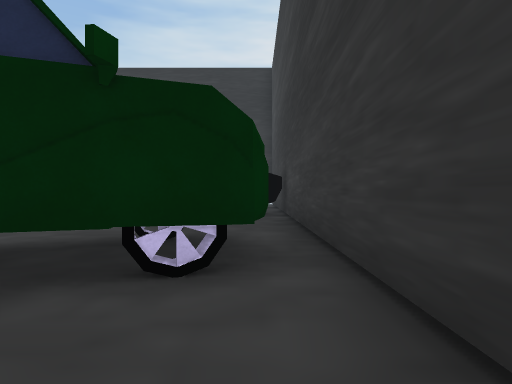
View 1 (above)

24 first-person views from a walk through a Unity game level. The camera is 1.3 m above the floor, looks level and sees 75° across. The floor is counted in squares, 2 m on a side. Each view is taken from the middle of a square. On the plan, view 1 faces up. The plan holds only what a view shows up to about 10 squares ahead; the rest is blank. The place goes on beyond the plan. Some surface patterns are stand-ins.

View 2
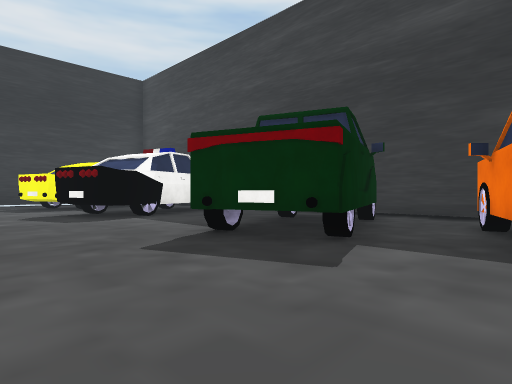

View 3
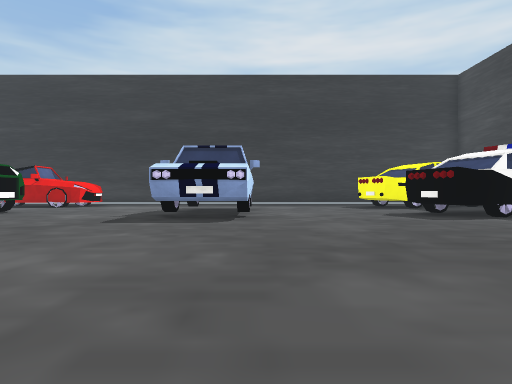

View 4
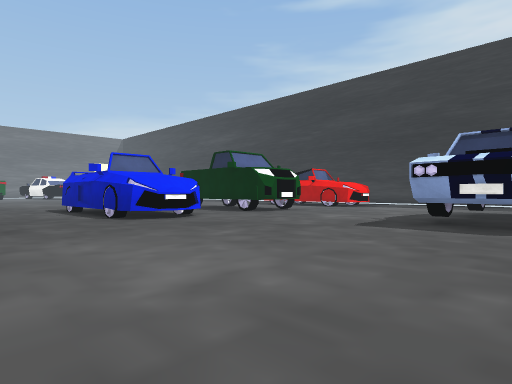

View 5
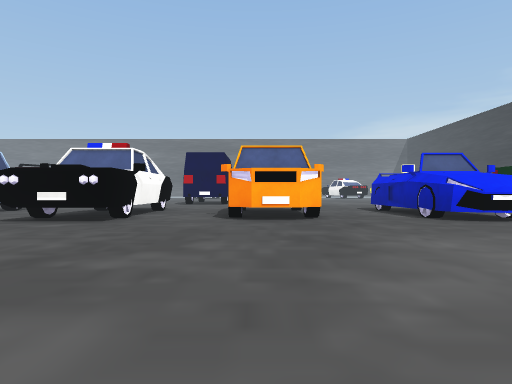

View 6
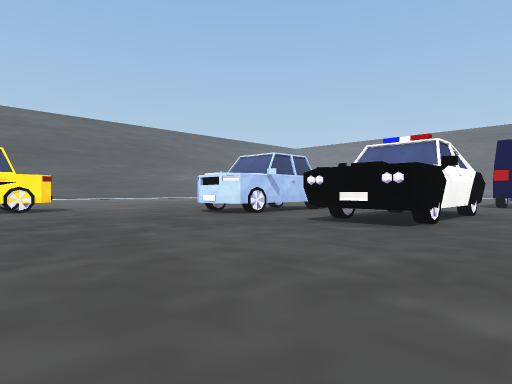

View 7
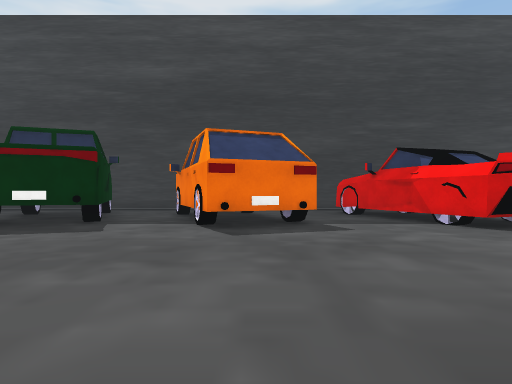

View 8
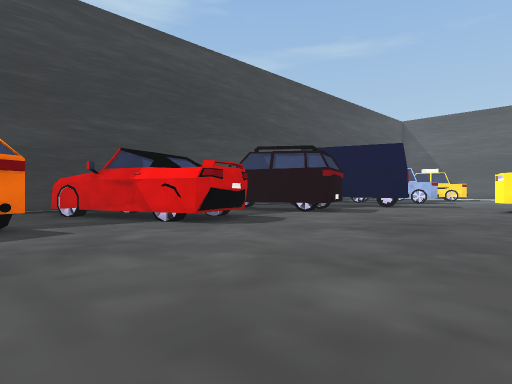

View 9
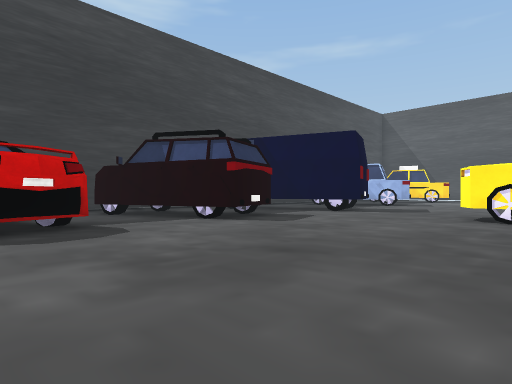

View 10
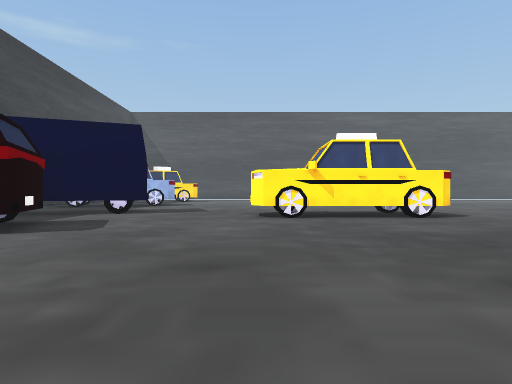

View 11
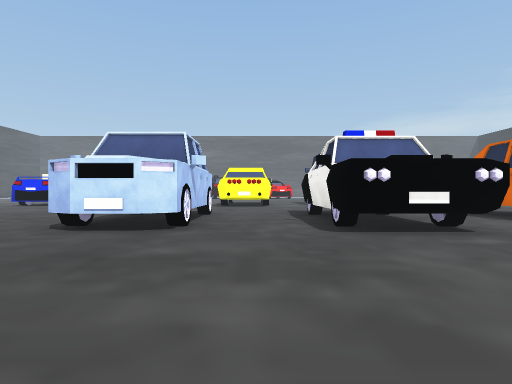

View 12
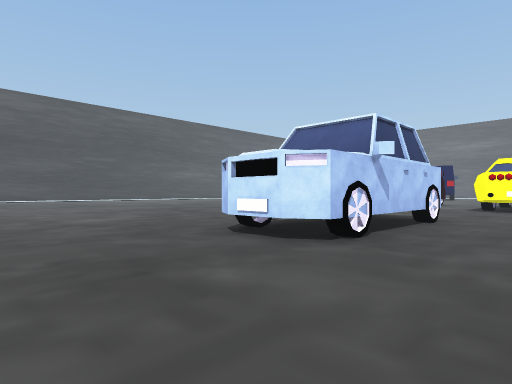

View 13
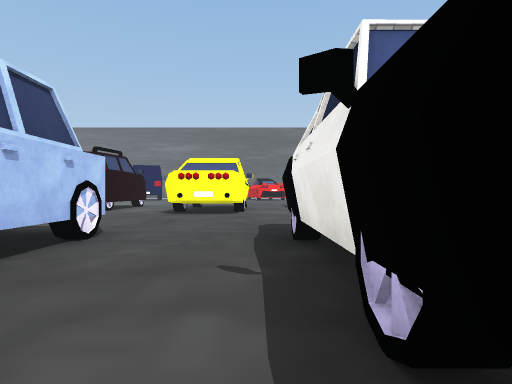

View 14
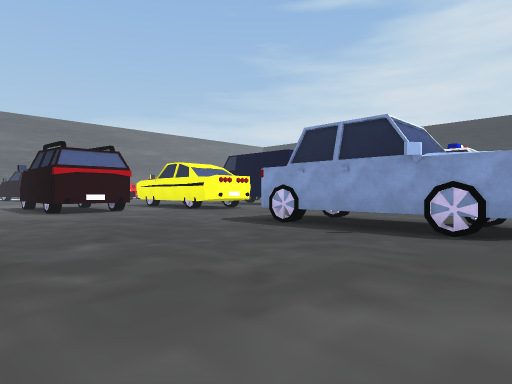

View 15
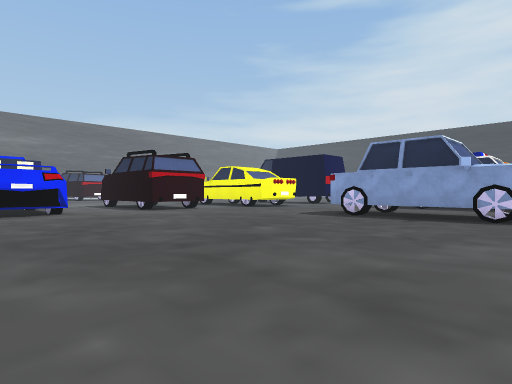

View 16
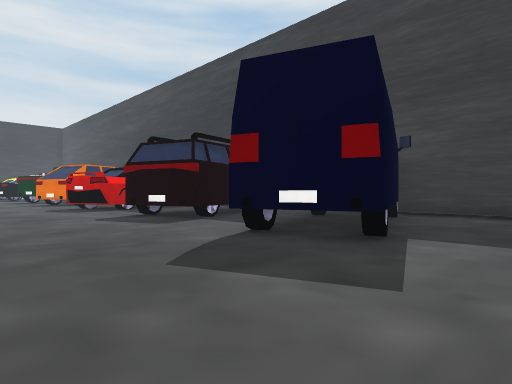

View 17
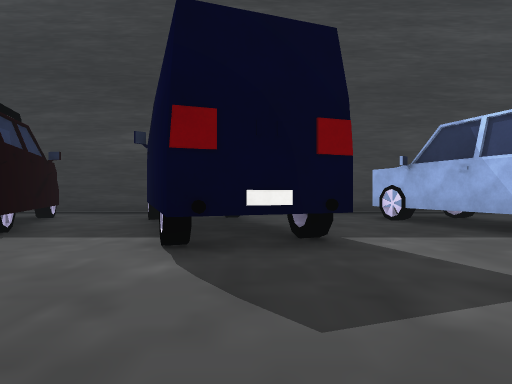

View 18
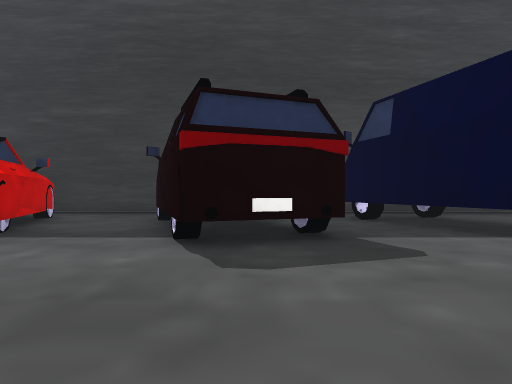

View 19
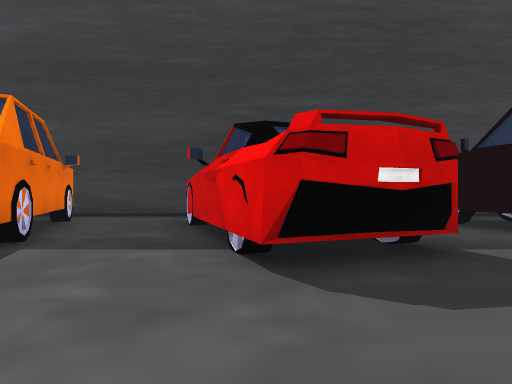

View 20
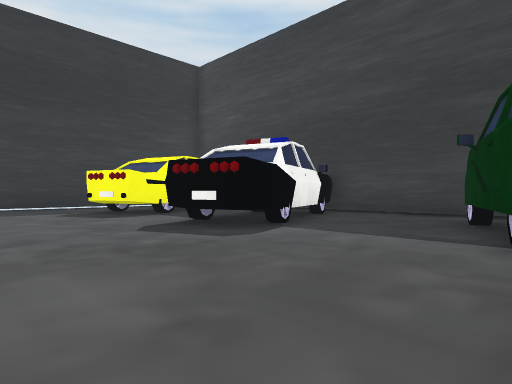

View 21
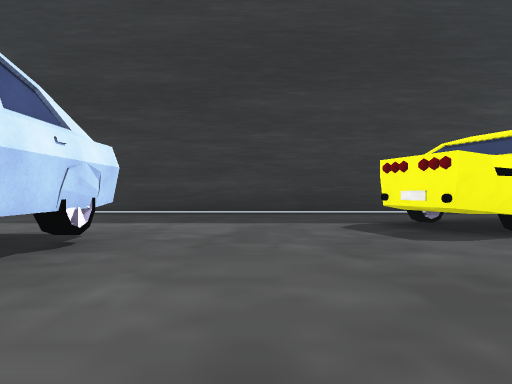

View 22
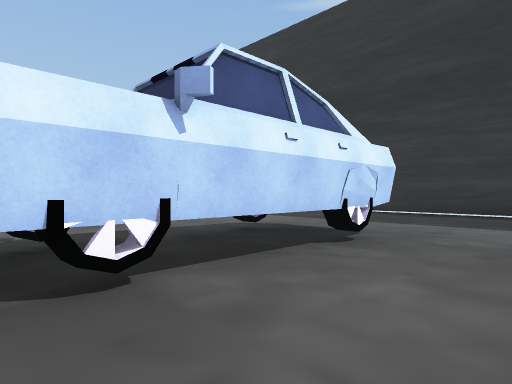

View 23
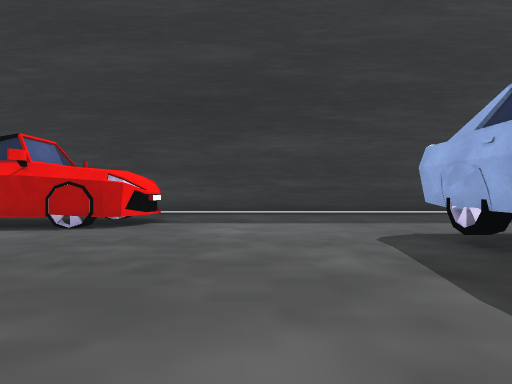

View 24
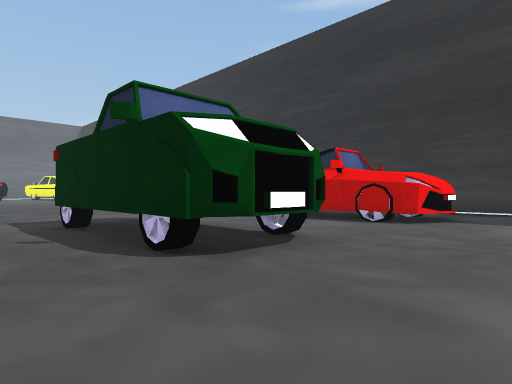

### Floor plan
Key: @ floor where view 1 was taken; # wall or solid block; . floor; ^ raised ledge; T thing the floor can be seen under or through; O other object.
Columns run from 27 left of view 1 to 1 right of it. Each row starts with its distance up from view 1.
 17          ###############
 16          ...............
 15           ..............
 14         ##............#O
 13        ##O............#
 12       .........###....#O
 11       .........O O......
 10   ...    O.....^ #.....     #
  9  ....    ^.....  #....#O  O##
  8  ....O###O.....O#O....#O##..#
  7   .............###..........#
  6        .....................#
  5          #..................#
  4       ####..............##O #
  3       ...O............#O# O##
  2       .................O##..#
  1        .....................#
  0          #...............#O@#
 -1       ^^ #............#O^  ##
 -2       .................^^^O.#
 -3      ..................O....#
 -4     .O...O..................#
 -5     ###^###..............#O##
 -6 .... O###O#...........#O## ##
 -7 ......................####O.#
 -8 #......................O....#
 -9 #.....O.....................#
-10 .....##^#O...............#O #
-11 .....#O^#O............#O#  ##
-12  ......................^^#O.#
-13 .......................O....#
-14 ............................#
-15 .............##^^##.....TT###
-16 .............      ...#^  ###
-17 .............     ....^^^#..#
-18 ............      ....#.....#
-19 ............      ..........#
-20       .....       ........O.#

Where each view was taken, in squares from view 1:
view 1: 0 up, 0 right, facing up
view 2: 1 down, 8 left, facing up-right
view 3: 1 down, 10 left, facing up
view 4: 0 up, 10 left, facing up-left
view 5: 1 down, 10 left, facing left
view 6: 2 down, 11 left, facing down-left
view 7: 2 down, 11 left, facing right
view 8: 2 down, 11 left, facing down-right
view 9: 6 down, 11 left, facing down-right
view 10: 6 down, 9 left, facing down
view 11: 8 down, 12 left, facing left
view 12: 7 down, 14 left, facing down-left
view 13: 7 down, 17 left, facing left
view 14: 17 down, 17 left, facing up-left
view 15: 20 down, 17 left, facing up-left
view 16: 20 down, 9 left, facing up-right
view 17: 17 down, 9 left, facing right
view 18: 12 down, 9 left, facing right
view 19: 6 down, 8 left, facing right
view 20: 3 up, 9 left, facing up-right
view 21: 7 up, 8 left, facing up
view 22: 7 up, 8 left, facing up-left
view 23: 7 up, 15 left, facing up
view 24: 6 up, 15 left, facing up-left
